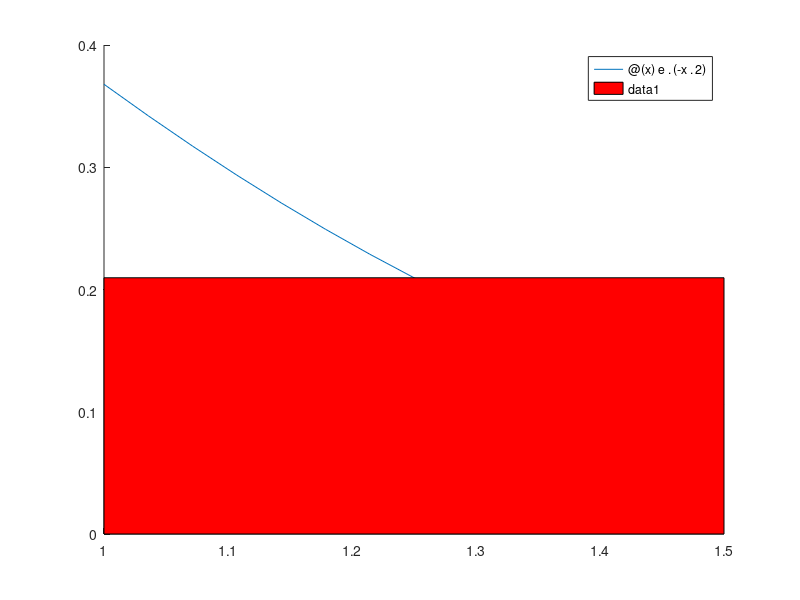

This chart was generated by the following MATLAB code:
# a). Use the rectangle formula (1) to evaluate the integral
a = 1;
b = 1.5;
x = [a:0.01:b];

f = @(x) e .^ (-x .^ 2);
result = (b-a) * f((a+b) / 2);
printf('Integral evaluation using formula (1): %.20d\n', result);

# b). Plot the graph of the function f and the graph of the rectangle 
#     which area approximates the integral by formula (1)
hold on;
fplot(f, [a, b]);
fill([1, 1.5, 1.5, 1, 1], [0, 0, f(1.25), f(1.25), 0], 'r')

# c). Use the repeated rectangle formula (2), 
#     for n = 150 and 500; to evaluate the integral
n1 = 150;
n2 = 500;

function y = repeated_rectangle(a, b, f, n)
  h = (b-a) / n;
  x1 = a + h / 2;
  s = f(x1);
  i = [2:n];
  xi = x1 + (i-1) * h;
  s = s + sum(f(xi(1: end)));
  y = h * s;
end

printf("f for n = 150: %.20d\n", repeated_rectangle(a, b, f, n1));
printf("f for n = 500: %.20d\n", repeated_rectangle(a, b, f, n2));